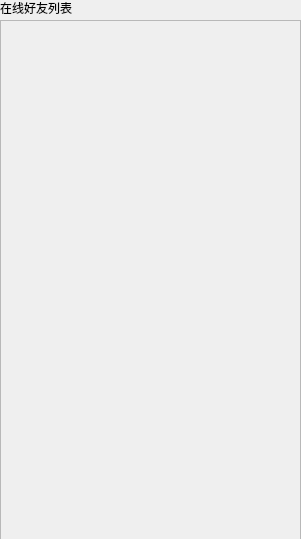
<?xml version="1.0" encoding="UTF-8"?>
<ui version="4.0">
 <class>FriendGround</class>
 <widget class="QWidget" name="FriendGround">
  <property name="geometry">
   <rect>
    <x>0</x>
    <y>0</y>
    <width>301</width>
    <height>539</height>
   </rect>
  </property>
  <property name="windowTitle">
   <string>Form</string>
  </property>
  <widget class="QLabel" name="label">
   <property name="geometry">
    <rect>
     <x>0</x>
     <y>0</y>
     <width>101</width>
     <height>16</height>
    </rect>
   </property>
   <property name="text">
    <string>在线好友列表</string>
   </property>
  </widget>
  <widget class="QScrollArea" name="scrollArea">
   <property name="geometry">
    <rect>
     <x>0</x>
     <y>20</y>
     <width>301</width>
     <height>521</height>
    </rect>
   </property>
   <property name="widgetResizable">
    <bool>true</bool>
   </property>
   <widget class="QWidget" name="scrollAreaWidgetContents">
    <property name="geometry">
     <rect>
      <x>0</x>
      <y>0</y>
      <width>299</width>
      <height>519</height>
     </rect>
    </property>
    <layout class="QVBoxLayout" name="verticalLayout">
     <property name="leftMargin">
      <number>0</number>
     </property>
     <property name="topMargin">
      <number>3</number>
     </property>
     <property name="rightMargin">
      <number>0</number>
     </property>
     <property name="bottomMargin">
      <number>3</number>
     </property>
    </layout>
   </widget>
  </widget>
 </widget>
 <resources/>
 <connections/>
</ui>
